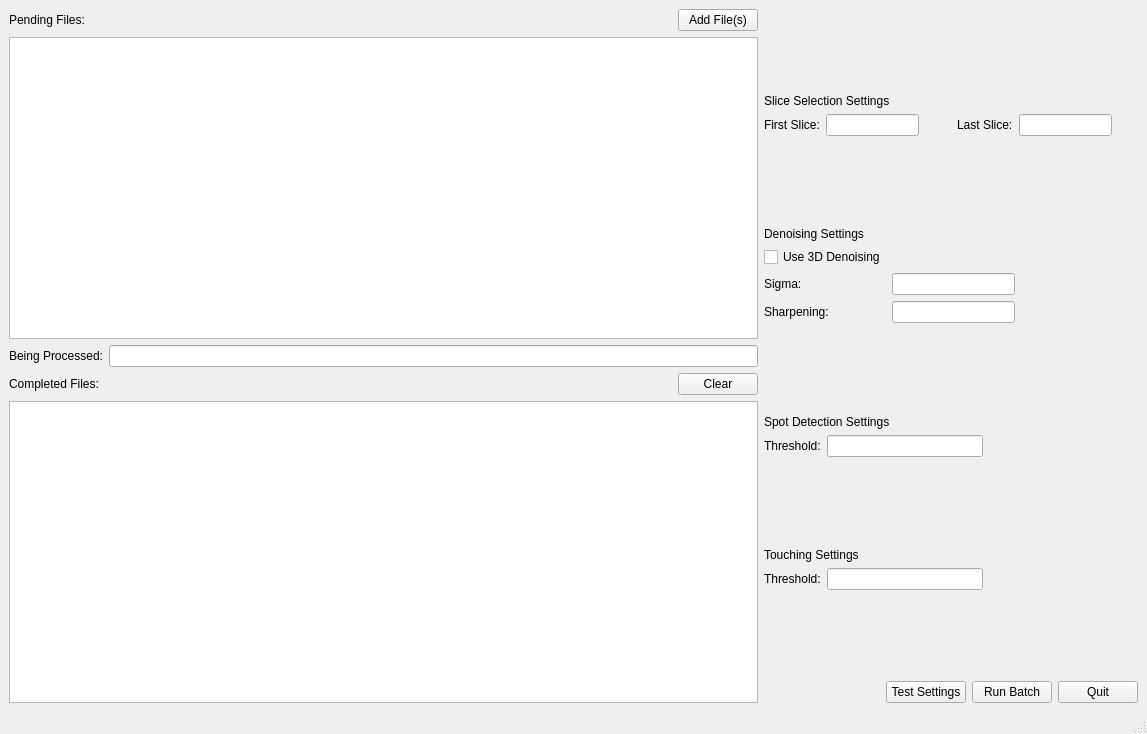
<?xml version="1.0" encoding="UTF-8"?>
<ui version="4.0">
 <class>MainWindow</class>
 <widget class="QMainWindow" name="MainWindow">
  <property name="geometry">
   <rect>
    <x>0</x>
    <y>0</y>
    <width>1147</width>
    <height>734</height>
   </rect>
  </property>
  <property name="windowTitle">
   <string>MainWindow</string>
  </property>
  <widget class="QWidget" name="centralwidget">
   <layout class="QHBoxLayout" name="horizontalLayout" stretch="2,1">
    <item>
     <layout class="QVBoxLayout" name="leftVerticalLayout">
      <item>
       <layout class="QHBoxLayout" name="pendingFilesHorizontalLayout">
        <item>
         <widget class="QLabel" name="pendingFilesLabel">
          <property name="text">
           <string>Pending Files:</string>
          </property>
         </widget>
        </item>
        <item>
         <spacer name="addFilesHorizontalSpacer">
          <property name="orientation">
           <enum>Qt::Horizontal</enum>
          </property>
          <property name="sizeHint" stdset="0">
           <size>
            <width>40</width>
            <height>20</height>
           </size>
          </property>
         </spacer>
        </item>
        <item>
         <widget class="QPushButton" name="addFilesButton">
          <property name="text">
           <string>Add File(s)</string>
          </property>
         </widget>
        </item>
       </layout>
      </item>
      <item>
       <widget class="QListView" name="pendingFilesListView"/>
      </item>
      <item>
       <layout class="QHBoxLayout" name="activeFileHorizontalLayout">
        <item>
         <widget class="QLabel" name="activeFileLabel">
          <property name="text">
           <string>Being Processed:</string>
          </property>
         </widget>
        </item>
        <item>
         <widget class="QLineEdit" name="activeFileLineEdit">
          <property name="readOnly">
           <bool>true</bool>
          </property>
         </widget>
        </item>
       </layout>
      </item>
      <item>
       <layout class="QHBoxLayout" name="completedFilesHorizontalLayout">
        <item>
         <widget class="QLabel" name="completedFilesLabel">
          <property name="text">
           <string>Completed Files:</string>
          </property>
         </widget>
        </item>
        <item>
         <spacer name="completedFilesHorizontalSpacer">
          <property name="orientation">
           <enum>Qt::Horizontal</enum>
          </property>
          <property name="sizeHint" stdset="0">
           <size>
            <width>40</width>
            <height>20</height>
           </size>
          </property>
         </spacer>
        </item>
        <item>
         <widget class="QPushButton" name="clearCompletedFilesPushButton">
          <property name="text">
           <string>Clear</string>
          </property>
         </widget>
        </item>
       </layout>
      </item>
      <item>
       <widget class="QListView" name="completedFilesListView"/>
      </item>
     </layout>
    </item>
    <item>
     <layout class="QVBoxLayout" name="rightVerticalLayout">
      <item>
       <spacer name="verticalSpacer_5">
        <property name="orientation">
         <enum>Qt::Vertical</enum>
        </property>
        <property name="sizeHint" stdset="0">
         <size>
          <width>20</width>
          <height>40</height>
         </size>
        </property>
       </spacer>
      </item>
      <item>
       <layout class="QGridLayout" name="sliceSelectionGridLayout">
        <item row="0" column="0" colspan="3">
         <widget class="QLabel" name="sliceSelectionSettingsLabel">
          <property name="text">
           <string>Slice Selection Settings</string>
          </property>
         </widget>
        </item>
        <item row="1" column="4">
         <widget class="QLineEdit" name="lastSliceLineEdit">
          <property name="alignment">
           <set>Qt::AlignCenter</set>
          </property>
         </widget>
        </item>
        <item row="1" column="0">
         <widget class="QLabel" name="firstSliceLabel">
          <property name="text">
           <string>First Slice:</string>
          </property>
         </widget>
        </item>
        <item row="1" column="3">
         <widget class="QLabel" name="lastSliceLabel">
          <property name="text">
           <string>Last Slice:</string>
          </property>
         </widget>
        </item>
        <item row="1" column="2">
         <spacer name="betweennSlicesHorizontalSpacer">
          <property name="orientation">
           <enum>Qt::Horizontal</enum>
          </property>
          <property name="sizeHint" stdset="0">
           <size>
            <width>40</width>
            <height>20</height>
           </size>
          </property>
         </spacer>
        </item>
        <item row="1" column="1">
         <widget class="QLineEdit" name="firstSliceLineEdit">
          <property name="alignment">
           <set>Qt::AlignCenter</set>
          </property>
         </widget>
        </item>
        <item row="1" column="5">
         <spacer name="afterLastSliceHorizontalSpacer">
          <property name="orientation">
           <enum>Qt::Horizontal</enum>
          </property>
          <property name="sizeHint" stdset="0">
           <size>
            <width>40</width>
            <height>20</height>
           </size>
          </property>
         </spacer>
        </item>
       </layout>
      </item>
      <item>
       <spacer name="verticalSpacer_2">
        <property name="orientation">
         <enum>Qt::Vertical</enum>
        </property>
        <property name="sizeHint" stdset="0">
         <size>
          <width>20</width>
          <height>40</height>
         </size>
        </property>
       </spacer>
      </item>
      <item>
       <layout class="QGridLayout" name="denoiseSettingsGridLayout">
        <item row="0" column="0" colspan="2">
         <widget class="QLabel" name="denoiseSettingsLabel">
          <property name="text">
           <string>Denoising Settings</string>
          </property>
         </widget>
        </item>
        <item row="3" column="0">
         <widget class="QLabel" name="sharpenLabel">
          <property name="text">
           <string>Sharpening:</string>
          </property>
         </widget>
        </item>
        <item row="1" column="0">
         <widget class="QCheckBox" name="use3DCheckBox">
          <property name="text">
           <string>Use 3D Denoising</string>
          </property>
         </widget>
        </item>
        <item row="2" column="0">
         <widget class="QLabel" name="sigmaLabel">
          <property name="text">
           <string>Sigma:</string>
          </property>
         </widget>
        </item>
        <item row="3" column="1">
         <widget class="QLineEdit" name="sharpenLineEdit">
          <property name="alignment">
           <set>Qt::AlignCenter</set>
          </property>
         </widget>
        </item>
        <item row="1" column="1">
         <spacer name="horizontalSpacer_2">
          <property name="orientation">
           <enum>Qt::Horizontal</enum>
          </property>
          <property name="sizeHint" stdset="0">
           <size>
            <width>40</width>
            <height>20</height>
           </size>
          </property>
         </spacer>
        </item>
        <item row="2" column="1">
         <widget class="QLineEdit" name="lineEdit">
          <property name="alignment">
           <set>Qt::AlignCenter</set>
          </property>
         </widget>
        </item>
        <item row="2" column="2">
         <spacer name="sigmaHorizontalSpacer">
          <property name="orientation">
           <enum>Qt::Horizontal</enum>
          </property>
          <property name="sizeHint" stdset="0">
           <size>
            <width>40</width>
            <height>20</height>
           </size>
          </property>
         </spacer>
        </item>
        <item row="3" column="2">
         <spacer name="sharpenHorizontalSpacer">
          <property name="orientation">
           <enum>Qt::Horizontal</enum>
          </property>
          <property name="sizeHint" stdset="0">
           <size>
            <width>40</width>
            <height>20</height>
           </size>
          </property>
         </spacer>
        </item>
       </layout>
      </item>
      <item>
       <spacer name="verticalSpacer_3">
        <property name="orientation">
         <enum>Qt::Vertical</enum>
        </property>
        <property name="sizeHint" stdset="0">
         <size>
          <width>20</width>
          <height>40</height>
         </size>
        </property>
       </spacer>
      </item>
      <item>
       <layout class="QGridLayout" name="spotDetectionGridLayout">
        <item row="1" column="0">
         <widget class="QLabel" name="spotDetectionThresholdLabel">
          <property name="text">
           <string>Threshold:</string>
          </property>
         </widget>
        </item>
        <item row="1" column="1">
         <widget class="QLineEdit" name="spotDetectionThresholdLineEdit">
          <property name="alignment">
           <set>Qt::AlignCenter</set>
          </property>
         </widget>
        </item>
        <item row="0" column="0" colspan="2">
         <widget class="QLabel" name="spotDetectionSettingsLabel">
          <property name="text">
           <string>Spot Detection Settings</string>
          </property>
         </widget>
        </item>
        <item row="1" column="2">
         <spacer name="spotDetectionThresholdHorizontalSpacer">
          <property name="orientation">
           <enum>Qt::Horizontal</enum>
          </property>
          <property name="sizeHint" stdset="0">
           <size>
            <width>40</width>
            <height>20</height>
           </size>
          </property>
         </spacer>
        </item>
       </layout>
      </item>
      <item>
       <spacer name="verticalSpacer">
        <property name="orientation">
         <enum>Qt::Vertical</enum>
        </property>
        <property name="sizeHint" stdset="0">
         <size>
          <width>20</width>
          <height>40</height>
         </size>
        </property>
       </spacer>
      </item>
      <item>
       <layout class="QGridLayout" name="touchingSettingsGridLayout">
        <item row="1" column="1">
         <widget class="QLineEdit" name="touchingThresholdLineEdit">
          <property name="alignment">
           <set>Qt::AlignCenter</set>
          </property>
         </widget>
        </item>
        <item row="0" column="0" colspan="2">
         <widget class="QLabel" name="touchingSettingsLabel">
          <property name="text">
           <string>Touching Settings</string>
          </property>
         </widget>
        </item>
        <item row="1" column="0">
         <widget class="QLabel" name="ltouchingThresholdLabel">
          <property name="text">
           <string>Threshold:</string>
          </property>
         </widget>
        </item>
        <item row="1" column="2">
         <spacer name="touchingThresholdHorizontalSpacer">
          <property name="orientation">
           <enum>Qt::Horizontal</enum>
          </property>
          <property name="sizeHint" stdset="0">
           <size>
            <width>40</width>
            <height>20</height>
           </size>
          </property>
         </spacer>
        </item>
       </layout>
      </item>
      <item>
       <spacer name="verticalSpacer_4">
        <property name="orientation">
         <enum>Qt::Vertical</enum>
        </property>
        <property name="sizeHint" stdset="0">
         <size>
          <width>20</width>
          <height>40</height>
         </size>
        </property>
       </spacer>
      </item>
      <item>
       <layout class="QHBoxLayout" name="controlButtonHorizontalLayout">
        <item>
         <spacer name="controlButtonsHorizontalSpacer">
          <property name="orientation">
           <enum>Qt::Horizontal</enum>
          </property>
          <property name="sizeHint" stdset="0">
           <size>
            <width>40</width>
            <height>20</height>
           </size>
          </property>
         </spacer>
        </item>
        <item>
         <widget class="QPushButton" name="testSettingsPushButton">
          <property name="text">
           <string>Test Settings</string>
          </property>
         </widget>
        </item>
        <item>
         <widget class="QPushButton" name="runBatchPushButton">
          <property name="text">
           <string>Run Batch</string>
          </property>
         </widget>
        </item>
        <item>
         <widget class="QPushButton" name="quitPushButton">
          <property name="text">
           <string>Quit</string>
          </property>
         </widget>
        </item>
       </layout>
      </item>
     </layout>
    </item>
   </layout>
  </widget>
  <widget class="QMenuBar" name="menubar">
   <property name="geometry">
    <rect>
     <x>0</x>
     <y>0</y>
     <width>1147</width>
     <height>24</height>
    </rect>
   </property>
  </widget>
  <widget class="QStatusBar" name="statusbar"/>
 </widget>
 <tabstops>
  <tabstop>addFilesButton</tabstop>
  <tabstop>pendingFilesListView</tabstop>
  <tabstop>completedFilesListView</tabstop>
  <tabstop>firstSliceLineEdit</tabstop>
  <tabstop>lastSliceLineEdit</tabstop>
  <tabstop>use3DCheckBox</tabstop>
  <tabstop>lineEdit</tabstop>
  <tabstop>sharpenLineEdit</tabstop>
  <tabstop>spotDetectionThresholdLineEdit</tabstop>
  <tabstop>touchingThresholdLineEdit</tabstop>
  <tabstop>testSettingsPushButton</tabstop>
  <tabstop>runBatchPushButton</tabstop>
  <tabstop>quitPushButton</tabstop>
 </tabstops>
 <resources/>
 <connections/>
</ui>
